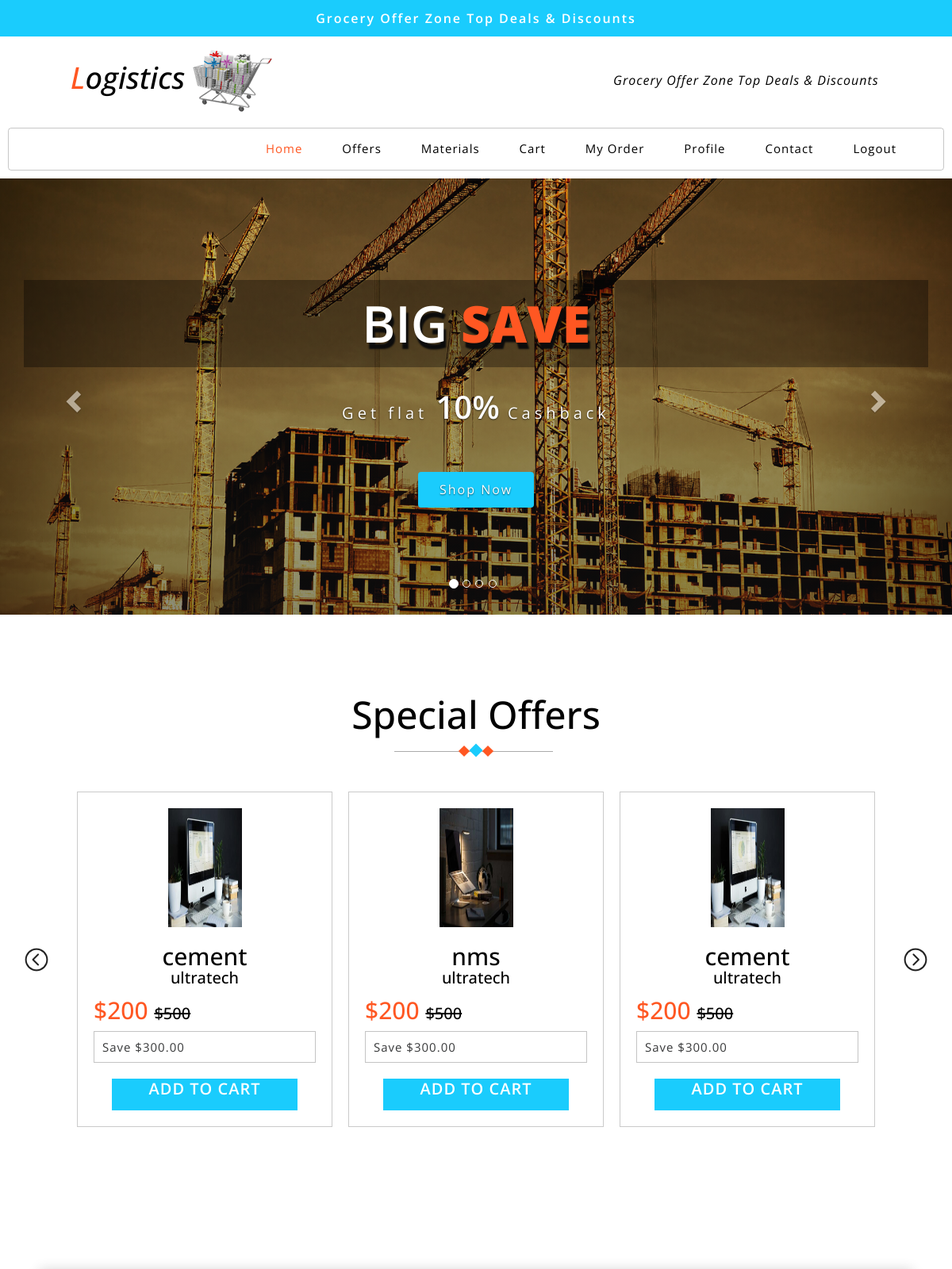
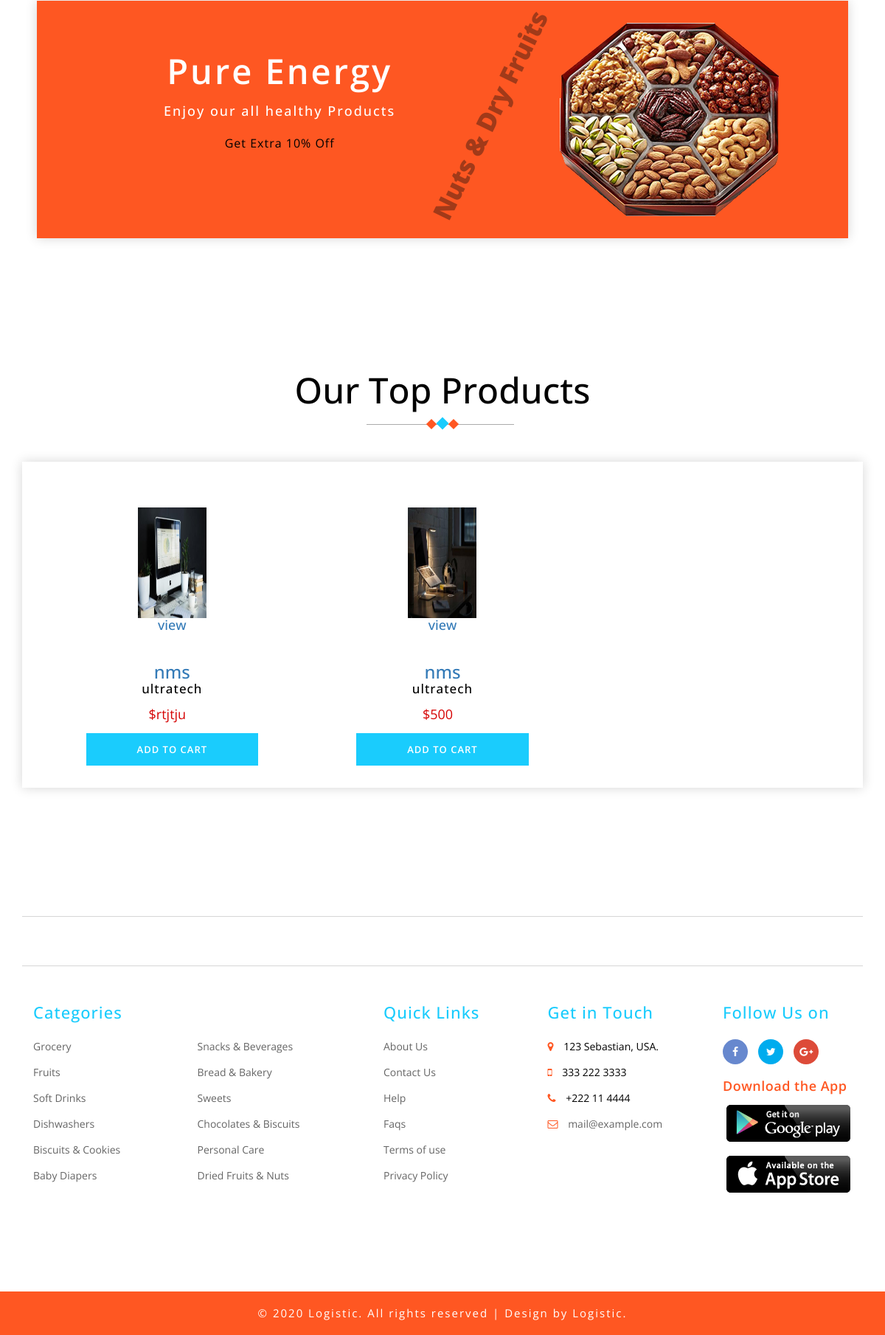
The app's page /uindex (signed in) with its own data (2 pictures, top to bottom).
### logistic/models.py (models this page shows, shortened)
class Materials(db.Model):
    id = db.Column(db.Integer,primary_key=True)
    sowner = db.Column(db.String)
    uowner = db.Column(db.String)
    name = db.Column(db.String(200))
    brand = db.Column(db.String(200))
    avail = db.Column(db.String(200))
    price = db.Column(db.String(200))
    offerprice = db.Column(db.String(200))
    discount = db.Column(db.String(200))
    place = db.Column(db.String(200))
    image = db.Column(db.String(20), nullable=False, default='default.jpg')
    status = db.Column(db.String(200))
    reason = db.Column(db.String(200))
    cart = db.Column(db.String(200))
    desc = db.Column(db.String(200))
    uquantity = db.Column(db.String(200))
    upayment = db.Column(db.String(200))
    utotalprice = db.Column(db.String(200))
    uname = db.Column(db.String((200)))
    uaddress = db.Column(db.String((200)))
    uphone = db.Column(db.String((200)))
    deliverystatus = db.Column(db.String(220))
    offer = db.Column(db.String(220),default='no')
    purchase = db.Column(db.String(220))

### logistic/routes.py (the view)
@app.route('/uindex')
@login_required
def uindex():
    material = Materials.query.filter_by(status='approved',offer='no').all()
    material2 = Materials.query.filter_by(status='approved',offer='added').all()
    return render_template("uindex.html",material=material,material2 = material2)

### logistic/models.py (called while the page is built)
@login_manager.user_loader
def load_user(id):
    return Login.query.get(int(id))

### logistic/templates/uindex.html (shortened to what this page needs)
<!DOCTYPE html>
<html lang="zxx">
<head>
	<link href="../static/css/bootstrap.css" rel="stylesheet" type="text/css" media="all" />
	<link href="../static/css/style.css" rel="stylesheet" type="text/css" media="all" />
	<link href="../static/css/font-awesome.css" rel="stylesheet">
	<link href="../static/css/popuo-box.css" rel="stylesheet" type="text/css" media="all" />
	<link rel="stylesheet" type="text/css" href="../static/css/jquery-ui1.css">
</head>
<body>
	<div class="header-most-top">
		<p>Grocery Offer Zone Top Deals & Discounts</p>
	</div>
	<div class="header-bot">
		<div class="header-bot_inner_wthreeinfo_header_mid">
			<div class="col-md-4 logo_agile">
				<h1>
					<a href="/">
						<span>L</span>ogistics
						<img src="../static/images/logo2.png" alt=" ">
					</a>
				</h1>
			</div>
			<div class="col-md-8 header">
				<p style="
				width: 370px;
				margin-left: 350px;
				margin-top: 25px; color: black;font-style: italic;
			">Grocery Offer Zone Top Deals & Discounts</p>
			</div>
			<div class="clearfix"></div>
		</div>
	</div>
	<div class="ban-top">
		<div class="container">
			<div class="top_nav_left">
				<nav class="navbar navbar-default">
					<div class="container-fluid">
						<div class="collapse navbar-collapse menu--shylock" id="bs-example-navbar-collapse-1">
							<ul class="nav navbar-nav menu__list">
								<li class="active">
									<a class="nav-stylehead" href="/uindex">Home
									</a>
								</li>
								<li class="">
									<a class="nav-stylehead" href="#projects">Offers</a>
                                </li>
                                <li class="">
									<a class="nav-stylehead" href="#materials">Materials</a>
								</li>
								<li class="">
									<a class="nav-stylehead" href="/ucart">Cart</a>
								</li>
								<li class="">
									<a class="nav-stylehead" href="/umyorder">My Order</a>
								</li>
								<li class="">
									<a class="nav-stylehead" href="/uaccount/{{current_user.id}}">Profile</a>
								</li>
								<li class="">
									<a class="nav-stylehead" href="/ufeedback">Contact</a>
								</li>
								<li class="">
									<a class="nav-stylehead" href="/logout">Logout</a>
								</li>
							</ul>
						</div>
					</div>
				</nav>
			</div>
		</div>
	</div>
	<div id="myCarousel" class="carousel slide" data-ride="carousel">
		<ol class="carousel-indicators">
			<li data-target="#myCarousel" data-slide-to="0" class="active"></li>
			<li data-target="#myCarousel" data-slide-to="1" class=""></li>
			<li data-target="#myCarousel" data-slide-to="2" class=""></li>
			<li data-target="#myCarousel" data-slide-to="3" class=""></li>
		</ol>
		<div class="carousel-inner" role="listbox">
			<div class="item active">
				<div class="container">
					<div class="carousel-caption">
						<h3>Big
							<span>Save</span>
						</h3>
						<p>Get flat
							<span>10%</span> Cashback</p>
						<a class="button2" href="product.html">Shop Now </a>
					</div>
				</div>
			</div>
		</div>
		<a class="left carousel-control" href="#myCarousel" role="button" data-slide="prev">
			<span class="glyphicon glyphicon-chevron-left" aria-hidden="true"></span>
		</a>
		<a class="right carousel-control" href="#myCarousel" role="button" data-slide="next">
			<span class="glyphicon glyphicon-chevron-right" aria-hidden="true"></span>
		</a>
	</div>
    <div class="featured-section" id="projects" >
		<div class="container" >
			<h3 class="tittle-w3l" style="margin-top: 100px;">Special Offers
				<span class="heading-style">
					<i></i>
					<i></i>
					<i></i>
				</span>
			</h3>
			<div class="content-bottom-in">
				<ul id="flexiselDemo1">
					{% for mat2 in material2 %}
					<li>
						<div class="w3l-specilamk">
							<div class="speioffer-agile">
								<a href="">
									<img src="../static/pics/{{mat2.image}}" alt="" style="width: 93px;height: 150px;">
								</a>
							</div>
							<div class="product-name-w3l">
								<center><h4>
									<a href="" style="font-size: 30px;">{{mat2.name}}</a>
								</h4>
							</center>
							<center><h4>
								<a href="">{{mat2.brand}}</a>
							</h4>
						</center>
								<div class="w3l-pricehkj">
									<h6 style="font-size: 30px;">${{mat2.offerprice}}    <del style="font-size: 20px;color: black;">${{mat2.price}}</del></h6>
									<p>Save ${{mat2.discount}}.00</p>
								</div>
								<center>
									<a href="/ucartadd/{{mat2.id}}" style="color: white;">
									<div class="newbutton" style="width: 233.219px; height: 40px; font-size: 20px;">
									ADD TO CART
									</div>
								</a>
								</center>
							</div>
						</div>
					</li>
					{% endfor %}
                </ul>
			</div>
		</div>
	</div>
<center>
    <div class="product-sec1 product-sec2" style="width: 1100px; margin-top: 100px;margin-bottom: 100px;">
        <div class="col-xs-7 effect-bg">
            <h3 class="">Pure Energy</h3>
            <h6>Enjoy our all healthy Products</h6>
            <p>Get Extra 10% Off</p>
        </div>
        <h3 class="w3l-nut-middle">Nuts & Dry Fruits</h3>
        <div class="col-xs-5 bg-right-nut">
            <img src="../static/images/nut1.png" alt="">
        </div>
        <div class="clearfix"></div>
    </div>
</center>
	<div class="ads-grid" id="materials">
		<div class="container">
			<h3 class="tittle-w3l">Our Top Products
				<span class="heading-style">
					<i></i>
					<i></i>
					<i></i>
				</span>
			</h3>
			<div class="agileinfo-ads-display col-md-0">
				<div class="wrapper">
					<div class="product-sec1">
						{% for mat in material%}
						<div class="col-md-4 product-men">
							<div class="men-pro-item simpleCart_shelfItem">
								<div class="men-thumb-item">
									<img src="../static/pics/{{mat.image}}" style="width: 93px;height: 150px;"   alt="">
								</div>
								<center><a href="/umaterialprofile/{{mat.id}}"><h4>view</h4></a></center>
								<div class="item-info-product ">
									<h3>
										<a href="">{{mat.name}}</a>
									</h3>
									<h4>
										<a href="">{{mat.brand}}</a>
									</h4>
									<div class="info-product-price">
										<span class="item_price">${{mat.price}}</span>
									</div>
									<center>
									<div class="newbutton" style="width: 233.219px;">
									<a href="/ucartadd1/{{mat.id}}" style="color: white;">ADD TO CART</a>
									</div>
								</center>
								</div>
							</div>
						</div>
						{% endfor %}
						<div class="clearfix"></div>
					</div>
				</div>
			</div>
		</div>
	</div>
	<footer>
		<div class="container">
			<div class="w3l-grids-footer">
			</div>
			<div class="footer-info w3-agileits-info">
				<div class="col-sm-5 address-right">
					<div class="col-xs-6 footer-grids">
						<h3>Categories</h3>
						<ul>
							<li>
								<a href="product.html">Grocery</a>
							</li>
							<li>
								<a href="product.html">Fruits</a>
							</li>
							<li>
								<a href="product.html">Soft Drinks</a>
							</li>
							<li>
								<a href="product2.html">Dishwashers</a>
							</li>
							<li>
								<a href="product.html">Biscuits & Cookies</a>
							</li>
							<li>
								<a href="product2.html">Baby Diapers</a>
							</li>
						</ul>
					</div>
					<div class="col-xs-6 footer-grids agile-secomk">
						<ul>
							<li>
								<a href="product.html">Snacks & Beverages</a>
							</li>
							<li>
								<a href="product.html">Bread & Bakery</a>
							</li>
							<li>
								<a href="product.html">Sweets</a>
							</li>
							<li>
								<a href="product.html">Chocolates & Biscuits</a>
							</li>
							<li>
								<a href="product2.html">Personal Care</a>
							</li>
							<li>
								<a href="product.html">Dried Fruits & Nuts</a>
							</li>
						</ul>
					</div>
					<div class="clearfix"></div>
				</div>
				<div class="col-sm-5 address-right">
					<div class="col-xs-6 footer-grids">
						<h3>Quick Links</h3>
						<ul>
							<li>
								<a href="about.html">About Us</a>
							</li>
							<li>
								<a href="contact.html">Contact Us</a>
							</li>
							<li>
								<a href="help.html">Help</a>
							</li>
							<li>
								<a href="faqs.html">Faqs</a>
							</li>
							<li>
								<a href="terms.html">Terms of use</a>
							</li>
							<li>
								<a href="privacy.html">Privacy Policy</a>
							</li>
						</ul>
					</div>
					<div class="col-xs-6 footer-grids">
						<h3>Get in Touch</h3>
						<ul>
							<li>
								<i class="fa fa-map-marker"></i> 123 Sebastian, USA.</li>
							<li>
								<i class="fa fa-mobile"></i> 333 222 3333 </li>
							<li>
								<i class="fa fa-phone"></i> +222 11 4444 </li>
							<li>
								<i class="fa fa-envelope-o"></i>
								<a href="mailto:example@mail.com"> mail@example.com</a>
							</li>
						</ul>
					</div>
				</div>
				<div class="col-sm-2 footer-grids  w3l-socialmk">
					<h3>Follow Us on</h3>
					<div class="social">
						<ul>
							<li>
								<a class="icon fb" href="#">
									<i class="fa fa-facebook"></i>
								</a>
							</li>
							<li>
								<a class="icon tw" href="#">
									<i class="fa fa-twitter"></i>
								</a>
							</li>
							<li>
								<a class="icon gp" href="#">
									<i class="fa fa-google-plus"></i>
								</a>
							</li>
						</ul>
					</div>
					<div class="agileits_app-devices">
						<h5>Download the App</h5>
						<a href="#">
							<img src="../static/images/1.png" alt="">
						</a>
						<a href="#">
							<img src="../static/images/2.png" alt="">
						</a>
					</div>
				</div>
				<div class="clearfix"></div>
			</div>
		</div>
	</footer>
	<div class="copy-right">
		<div class="container">
			<p>© 2020 Logistic. All rights reserved | Design by
				<a href=""> Logistic.</a>
			</p>
		</div>
	</div>
</body>
</html>

### logistic/templates/uindex.html (style rules this page uses)
.newbutton { font-size: 13px; color: #fff; background: #1accfd; text-decoration: none; position: relative; border: none; border-radius: 0; width: 100%; text-transform: uppercase; padding: 13px; outline: none; letter-spacing: 1px; font-weight: 600; }

### records on screen
Materials: image (picture), name "cement", brand "ultratech", offerprice "200", price "500", discount "300"
Materials: image (picture), name "nms", brand "ultratech", offerprice "200", price "500", discount "300"
Materials: image (picture), name "nms", brand "ultratech", price "rtjtju"
Materials: image (picture), name "nms", brand "ultratech", price "500"
